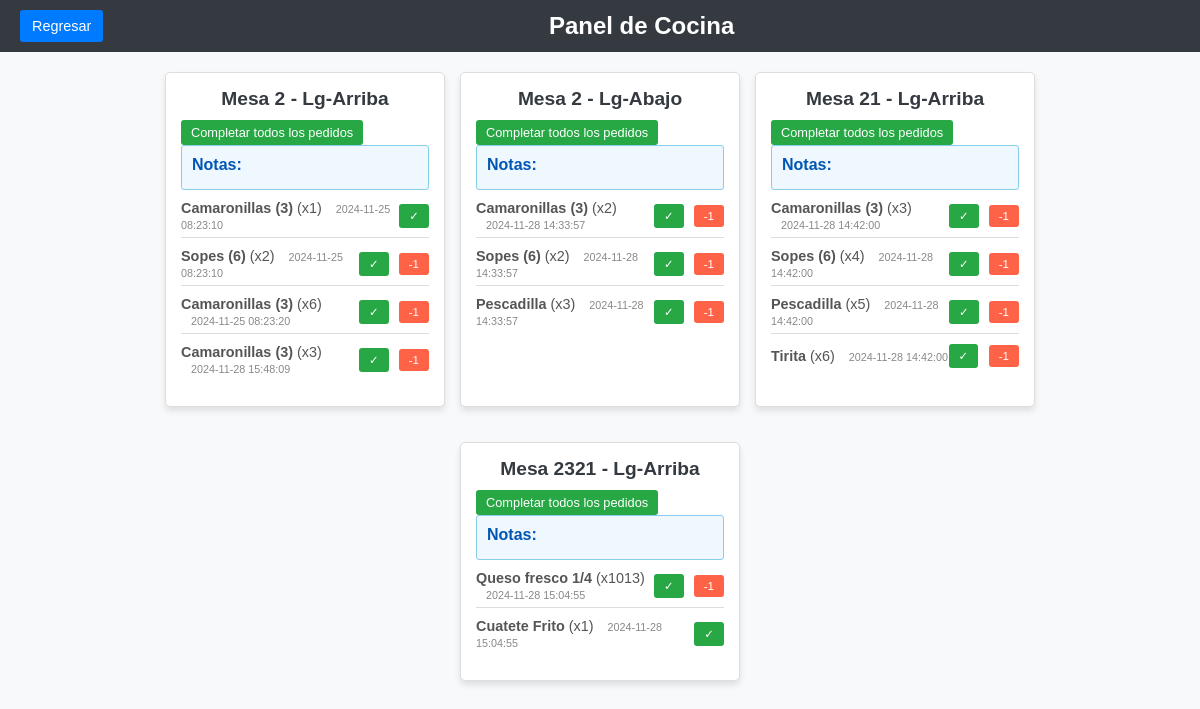
/kitchen (signed in), run on the app's committed database.
### tables this page shows
CREATE TABLE tickets (
                    id INTEGER PRIMARY KEY AUTOINCREMENT,
                    product_id INTEGER,
                    quantity INTEGER,
                    status TEXT DEFAULT 'pending', table_number INTEGER, time_ordered TEXT, lugar TEXT, note TEXT);

CREATE TABLE products (
                    id INTEGER PRIMARY KEY AUTOINCREMENT,
                    name TEXT NOT NULL,
                    price REAL NOT NULL,
                    stock INTEGER NOT NULL);

### app.py (the view)
@app.route('/kitchen')
def kitchen():
    if session.get('role') not in ['kitchen', 'admin', 'worker']:
        return redirect(url_for('index'))
    conn = get_db()
    cur = conn.cursor()
    cur.execute("""
        SELECT t.id, t.table_number, t.lugar, t.product_id, t.quantity, t.time_ordered, p.name AS product_name, t.note
        FROM tickets t
        JOIN products p ON t.product_id = p.id
        WHERE t.status = 'pending'
    """)
    pending_orders = cur.fetchall()
    cur.execute("""
        SELECT t.id, t.table_number, t.lugar, t.product_id, t.quantity, t.time_ordered, p.name AS product_name, t.note
        FROM tickets t
        JOIN products p ON t.product_id = p.id
        WHERE t.status = 'completed'
    """)
    completed_orders = cur.fetchall()
    pending_by_table = {}
    for order in pending_orders:
        key = (order['table_number'], order['lugar'])
        if key not in pending_by_table:
            pending_by_table[key] = []
        pending_by_table[key].append(order)
    completed_by_table = {}
    for order in completed_orders:
        key = (order['table_number'], order['lugar'])
        if key not in completed_by_table:
            completed_by_table[key] = []
        completed_by_table[key].append(order)
    notes_by_table = {}
    for order in pending_orders:
        key = (order['table_number'], order['lugar'])
        if key not in notes_by_table:
            notes_by_table[key] = set()  # Usar set para evitar duplicados
        if order['note']:
            notes_by_table[key].add(order['note'])
    return render_template('kitchen.html', pending_by_table=pending_by_table, completed_by_table=completed_by_table, notes_by_table=notes_by_table)

### app.py (called while the page is built)
def get_db():
    conn = sqlite3.connect('pos.db')
    conn.row_factory = sqlite3.Row
    return conn

### templates/kitchen.html (shortened to what this page needs)
<!DOCTYPE html>
<html lang="es">
<head>
</head>
<body>
    <header>
        <a href="/worker" class="back-button">Regresar</a>
        <h1>Panel de Cocina</h1>
    </header>
    <div class="container">
        {% if pending_by_table %}
            {% for (table_number, lugar), orders in pending_by_table.items() %}
            <div class="table-card" data-table="{{ table_number }} {{ lugar }}">
                <h3>Mesa {{ table_number }} - {{ lugar }}</h3>
                <button class="complete-button" data-table="{{ table_number }}" data-lugar="{{ lugar }}">Completar todos los pedidos</button>
                {% if (table_number, lugar) in notes_by_table %}
                <div class="notes">
                    <h4>Notas:</h4>
                </div>
                {% endif %}
                <ul>
                    {% for order in orders %}
                    <li>
                        <div>
                            <strong>{{ order.product_name }}</strong>
                            <span>(x{{ order.quantity }})</span>
                            <span class="order-time">{{ order.time_ordered }}</span>
                        </div>
                        <button class="complete-button" data-id="{{ order.id }}">✓</button>
                        {% if order.quantity > 1 %}
                            <button class="decrement-button" data-id="{{ order.id }}" data-quantity="{{ order.quantity }}">-1</button>
                        {% endif %}
                    </li>
                    {% endfor %}
                </ul>
            </div>
            {% endfor %}
        {% else %}
            <p>No hay pedidos pendientes.</p>
        {% endif %}
    </div>
</body>
</html>

### templates/kitchen.html (style rules this page uses)
body { font-family: Arial, sans-serif; margin: 0; padding: 0; background-color: #f8f9fa; }
header { display: flex; justify-content: space-between; align-items: center; padding: 10px 20px; background-color: #343a40; color: white; }
header h1 { margin: 0; font-size: 1.5em; text-align: center; flex-grow: 1; }
.back-button { background-color: #007bff; color: white; border: none; border-radius: 3px; padding: 8px 12px; font-size: 0.9em; cursor: pointer; text-decoration: none; text-align: center; }
.container { display: flex; flex-wrap: wrap; justify-content: center; gap: 15px; padding: 20px; }
.table-card { background-color: white; border: 1px solid #ddd; border-radius: 5px; width: 100%; max-width: 280px; box-shadow: 0 4px 6px rgba(0, 0, 0, 0.1); padding: 15px; box-sizing: border-box; margin-bottom: 20px; }
.table-card h3 { margin: 0 0 10px 0; font-size: 1.2em; color: #343a40; text-align: center; }
.notes { background-color: #f0f8ff; border: 1px solid #87ceeb; border-radius: 3px; padding: 10px; margin-bottom: 10px; }
.notes h4 { margin: 0 0 5px 0; font-size: 1em; color: #0056b3; }
.table-card ul { list-style: none; padding: 0; margin: 0; }
.table-card li { margin: 10px 0; font-size: 0.9em; color: #555; display: flex; align-items: center; justify-content: space-between; border-bottom: 1px solid #ddd; padding-bottom: 5px; position: relative; }
.table-card li:last-child { border-bottom: none; }
.complete-button, .decrement-button { padding: 5px 10px; background-color: #28a745; color: white; border: none; border-radius: 3px; cursor: pointer; font-size: 0.8em; }
.decrement-button { background-color: #ff6347; margin-left: 10px; }
.order-time { font-size: 0.75em; color: #888; margin-left: 10px; }

### data on the page
tickets: pending_by_table "Lg-Arriba", product_name "Camaronillas (3)", quantity "1", time_ordered "2024-11-25 08:23:10"
tickets: product_name "Sopes (6)", quantity "2", time_ordered "2024-11-25 08:23:10"
tickets: product_name "Camaronillas (3)", quantity "6", time_ordered "2024-11-25 08:23:20"
tickets: product_name "Camaronillas (3)", quantity "3", time_ordered "2024-11-28 15:48:09"
tickets: pending_by_table "Lg-Abajo", product_name "Camaronillas (3)", quantity "2", time_ordered "2024-11-28 14:33:57"
tickets: product_name "Sopes (6)", quantity "2", time_ordered "2024-11-28 14:33:57"
tickets: product_name "Pescadilla", quantity "3", time_ordered "2024-11-28 14:33:57"
tickets: pending_by_table "Lg-Arriba", product_name "Camaronillas (3)", quantity "3", time_ordered "2024-11-28 14:42:00"
tickets: product_name "Sopes (6)", quantity "4", time_ordered "2024-11-28 14:42:00"
tickets: product_name "Pescadilla", quantity "5", time_ordered "2024-11-28 14:42:00"
tickets: product_name "Tirita", quantity "6", time_ordered "2024-11-28 14:42:00"
tickets: pending_by_table "2321", pending_by_table "Lg-Arriba", product_name "Queso fresco 1/4", quantity "1013", time_ordered "2024-11-28 15:04:55"
tickets: product_name "Cuatete Frito", quantity "1", time_ordered "2024-11-28 15:04:55"

### other printed values
{{ table_number }} "2" "2" "21"
